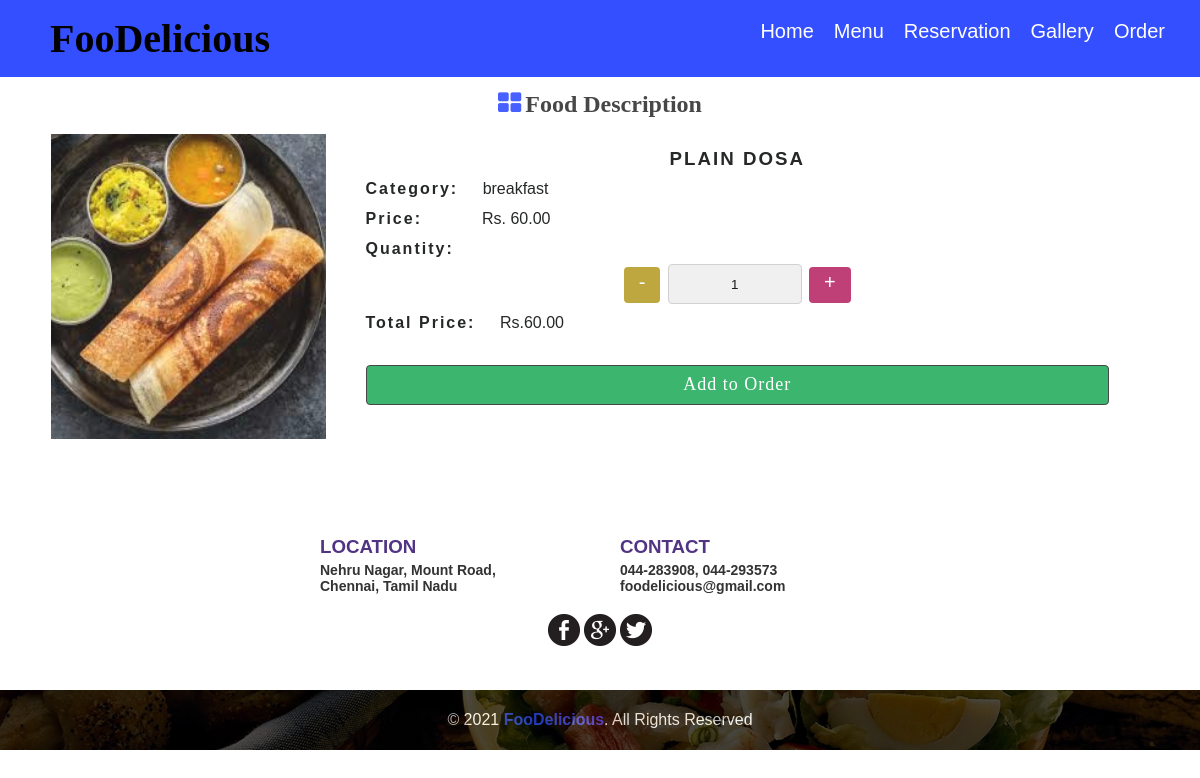
/detail.php?fid=4, run on the app's committed database.
### tables this page shows
CREATE TABLE `food` (
  `id` int(11) NOT NULL,
  `food_name` varchar(255) NOT NULL,
  `food_category` varchar(255) NOT NULL,
  `food_price` varchar(255) NOT NULL,
  `food_description` varchar(100) NOT NULL
);

### detail.php (the view, shortened to what this page needs)
<?php
	require "admin/includes/db.php";
	$name = "";
	$price = "";
	$id = "";
	if($_SERVER['REQUEST_METHOD'] == 'GET') {
		if(isset($_GET['fid']) && preg_replace("#[^0-9]#", "", $_GET['fid']) != "") {
			$fid = preg_replace("#[^0-9]#", "", $_GET['fid']);
			if($fid != "") {
				$get_detail = $db->query("SELECT * FROM food WHERE id='".$fid."' LIMIT 1");
				if($get_detail->num_rows) {
					while($row = $get_detail->fetch_assoc()) {
						$id = $row['id'];
						$name = $row['food_name'];
						$cat  = $row['food_category'];
						$price  = $row['food_price'];
					}
				}else{
					header("location: index.php");
				}
			}
		}else{
			header("location: index.php");
		}
	}elseif($_SERVER['REQUEST_METHOD'] == 'POST') {
		if(isset($_POST['submit'])) {
			$id = preg_replace("#[^0-9]#", "", $_POST['fid']);
			$qty = preg_replace("#[^0-9]#", "", $_POST['amount']);
			header("location: basket.php?fid=".$id."&qty=".$qty."");
		}
	}
?>
<!Doctype html>
<html lang="en">
<head>
<link rel="stylesheet" href="css/main.css" />
</head>
<body>
<?php require "includes/header.php"; ?>
<br/><br/><br/>
<div class="content remove_pad" onclick="remove_class()">
	<div class="inner_content on_parallax">
		<h2><span class="fresh"><b>Food Description</b></span></h2>
		<div class="parallax_content">
			<div class="detail_holder">
				<div class="detail_img">
					<img src="image/FoodPics/<?php echo $id;?>.jpg" width="100%" alt="no image found" />
				</div>
				<div class="detail_desc">
					<form class="" method="post" action="detail.php">
						<h3 class="desc_header"><?php echo $name; ?></h3>
						<p><span class="bold_desc">Category:</span> <?php echo $cat; ?></p>
						<p><span class="bold_desc price"><b>Price:</b></span>Rs. <span id="price"><?php echo $price; ?></span></p>
						<div class="form_group">
							<p><span class="bold_desc">Quantity:</span></p>
							<p class="label_center"><label class="subtract" onclick="subtract_price();">-</label><input readonly type="text" id="amount" name="amount" value="1"><label class="add" onclick="sum_price();">+</label><p>
						</div>
						<p><span class="bold_desc">Total Price:</span> Rs.<span id="total_price"><?php echo $price; ?></span></p>
						<div class="form_group">
							<input type="submit" name="submit" class="submit add_order" value="Add to Order" />
						</div>
					</form>
				</div>
			</div>
		</div>
	</div>
</div>
<div class="content" onclick="remove_class()">
	<div class="inner_content">
		<div class="contact">
			<div class="left">
				<h3 style="color:#513484;"><b>LOCATION</b></h3>
				<p>Nehru Nagar, Mount Road,</p>
				<p>Chennai, Tamil Nadu</p>
			</div>
			<div class="left">
				<h3 style="color:#513484;"><b>CONTACT</b></h3>
				<p>044-283908, 044-293573</p>
				<p>foodelicious@gmail.com</p>
			</div>
			<div class="icon_holder">
				<a href="#"><img src="image/icons/Facebook.png" alt="image/icons/Facebook.png" /></a>
				<a href="#"><img src="image/icons/Google+.png" alt="image/icons/Google+.png"  /></a>
				<a href="#"><img src="image/icons/Twitter.png" alt="image/icons/Twitter.png"  /></a>
			</div>
		</div>
	</div>
</div>
<div class="footer_parallax" onclick="remove_class()">
	<div class="on_footer_parallax">
		<p>&copy; <?php echo strftime("%Y", time()); ?> <span style="color:#334FFF;"><b>FooDelicious</b></span>. All Rights Reserved</p>
	</div>
</div>
</body>
</html>

### css/main.css (style rules this page uses)
* { margin: 0; padding: 0; box-sizing: border-box; }
body { font-family: Arial, Helvetica, san-serif, tahoma; }
div.on_parallax { background: #fff; opacity: 0.9; color: #0F1111 ; text-align: center; height: 370px; padding: 10px; }
div.on_parallax h2 { color: #333; margin: 15px auto; font-weight: 200; font-family: lucida handwriting; }
span.fresh:before { content: '\f009'; font-family: FontAwesome; color: #334FFF; font-size: 25px; margin-right: 4px; }
div.parallax_content { max-width: 1100px; height: auto; padding: 1px; margin: 0 auto; }
div.content { background: #fff; color: #000; padding: 20px 15px; height: auto; display: block; }
div.content.remove_pad { background: #fff; color: #000; padding: 2px 15px; height: auto; display: block; }
div.inner_content { max-width: 1200px; height: auto; padding: 20px; margin: 0 auto; }
div.left { float: left; width: 50%; height: auto; padding: 20px; }
label { display: block; margin-top: 10px; margin-bottom: 5px; color: #17202A; font-size: 18px; }
input[type=text], input[type=email], input[type=number], input[type=date], input[type=time] { width: 100%; border: 1px solid #CCCCCC; padding: 7px; height: 40px; background: #efefef; border-radius: 4px; }
input[type=submit].submit { width: 100%; background: #F39C12; color: #fff; padding: 7px; height: 40px; border: 1px solid #FF5722; font-family: verdana; font-size: 19px; margin-top: 27px; border-radius: 4px; }
div.contact { max-width: 600px; margin: 0 auto; height: auto; color: #333; }
div.contact div.left h3 { color: #FF5722; font-weight: 200; margin-bottom: 4px; }
div.contact div.left p { font-size: 14px; font-weight: bold; }
div.icon_holder { text-align: center; margin-top: 10px; }
div.footer_parallax { background-image: url("../image/dish_2.jpg"); background-attachment: fixed; height: 60px; background-repeat: no-repeat; background-position: center; background-size: cover; width: 100%; }
div.on_footer_parallax { background: #000; opacity: 0.7; color: #fff; text-align: center; height: 60px; padding: 10px; text-align: center; }
div.on_footer_parallax p { line-height: 40px; }
div.on_footer_parallax p span { color: #FF5722; }
div.detail_holder { display: block; height: auto; }
div.detail_img { width: 25%; height: auto; float: left; }
div.detail_img img { height: 305px; }
div.detail_desc { width: 75%; padding: 10px 40px; float: left; text-align: left; line-height: 30px; }
p.label_center { text-align: center; }
h3.desc_header { text-align: center; text-transform:uppercase; letter-spacing: 2px; transition: letter-spacing 200ms ease-in; -moz-transition: letter-spacing 200ms ease-in; -webkit-transition: letter-spacing 200ms ease-in; }
div.detail_desc label { padding: 0px 15px 6px 15px; display: inline-block; margin-top: 1px; font-size: 20px; border-radius: 4px; cursor: pointer; }
div.detail_desc label.add { background: #B82B69 ; color: #fff; }
div.detail_desc label.subtract { background: #B89E2B ; color: #fff; }
span.bold_desc { display: inline-block; font-weight: bold; letter-spacing: 2px; margin-right: 20px; }
span.bold_desc.price { display: inline-block; font-weight: bold; letter-spacing: 2px; margin-right: 60px; }
div.detail_desc input[type=text] { padding: 10px 20px; display: inline; width: 18%; margin: 0% 1%; text-align: center; }
input[type=submit].submit.add_order { background: #27AE60; border: 1px solid #333; letter-spacing: 1px; font-size: 18px; cursor: pointer; transition: letter-spacing 200ms ease-in; -moz-transition: letter-spacing 200ms ease-in; -webkit-transition: letter-spacing 200ms ease-in; }

### data on the page
food: food_name "PLAIN DOSA", food_category "breakfast", food_price "60.00"
